Frame 1 (no input): blank canvas, image omitted
Frame 60 (no input): blank canvas, image omitted
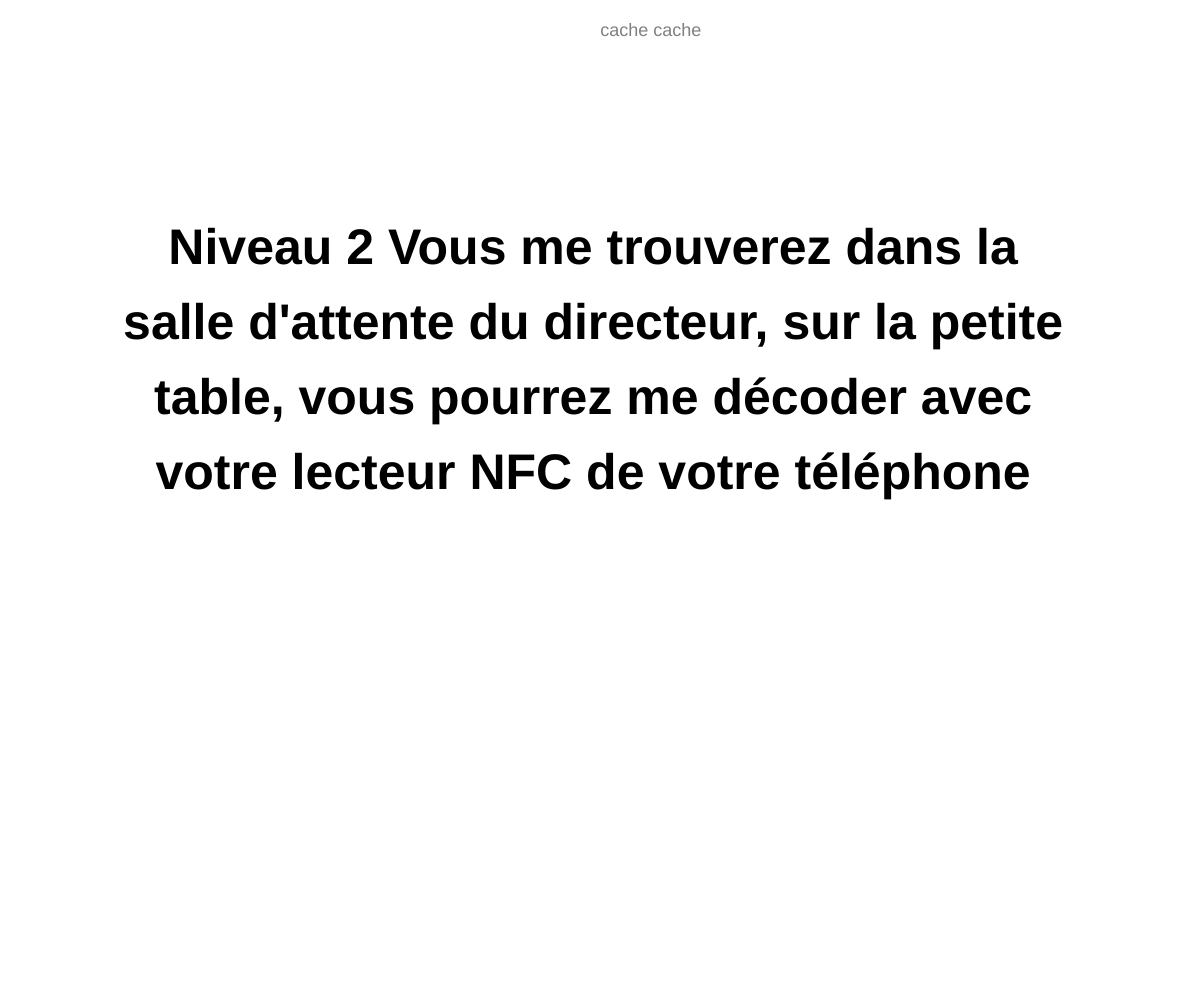
Frame 120 (the mouse pressed at the canvas centre since frame 60)

The p5.js sketch whose frames 1 and 60 were blank and that drew this single picture after the mouse press (run headless with seeded random() and noise() and a simulated clock; from frame 60 on, the mouse is pressed at the canvas centre):

// p5.js sketch
// ── sketch.js
// Tableau contenant les énigmes
var enigmes = [
  "RDC, Vous me trouverez à l'accueil, posé sur le bureau, décodez moi avec votre lecteur NFC",
  "Niveau 1, Vous me trouverez en salle 108, à côté de la fenêtre de droite, vous pourrez me décoder avec votre lecteur NFC",
  "Niveau 2 Vous me trouverez dans la salle d'attente du directeur, sur la petite table, vous pourrez me décoder avec votre lecteur NFC de votre téléphone",
  "Niveau 1 Vous me trouverez dans les toilettes à côté de la salle Info, derrière le rouleau, vous pourrez me décoder avec votre lecteur NFC de votre téléphone",
  // Ajoutez ici vos autres énigmes...
];

// Fonction pour afficher une énigme sur plusieurs lignes adaptées à l'écran du smartphone
function afficherEnigme(enigme) {
  // Efface le contenu du canvas
  background(255);
  // Définir la taille maximale de la police en fonction de la largeur de l'écran
  var maxSize = min(width, height) / 20;
  textSize(maxSize);
  fill(0); // Couleur noire pour les énigmes
  textStyle(BOLD);
  textAlign(CENTER, CENTER);

  // Diviser l'énigme en mots
  var mots = enigme.split(' ');
  var ligne = '';
  var y = height / 4;
  
  // Boucle à travers chaque mot
  for (var i = 0; i < mots.length; i++) {
    var mot = mots[i];
    var largeurMot = textWidth(mot + ' ');

    // Vérifier si le mot dépasse la largeur de l'écran
    if (textWidth(ligne + mot + ' ') < width * 0.8) {
      ligne += mot + ' ';
    } else {
      // Afficher la ligne actuelle et passer à la suivante
      text(ligne, width / 2, y);
      y += maxSize * 1.5; // Espacement entre les lignes
      ligne = mot + ' ';
    }
  }
  // Afficher la dernière ligne
  text(ligne, width / 2, y);

  // Lire l'énigme à haute voix
  synthetiserVoix(enigme);
}

// Fonction pour synthétiser la voix
function synthetiserVoix(texte) {
  // Vérifier si l'API Web Speech est prise en charge par le navigateur
  if ('speechSynthesis' in window) {
    // Créer un nouvel objet SpeechSynthesisUtterance
    var synthese = new SpeechSynthesisUtterance();
    // Définir le texte à synthétiser
    synthese.text = texte;
    // Définir la langue française
    synthese.lang = 'fr-FR';
    // Parler le texte
    speechSynthesis.speak(synthese);
  } else {
    // Afficher un message d'erreur si l'API n'est pas prise en charge
    console.error('L\'API Web Speech n\'est pas prise en charge par votre navigateur.');
  }
}

function setup() {
  createCanvas(windowWidth, windowHeight);
}

function draw() {
  if (random() < 0.01) { // Ajustez la fréquence d'apparition selon vos préférences
    fill(128); // Couleur gris pour "cache cache"
    textSize(18);
    textStyle(NORMAL);
    textAlign(CENTER, CENTER);
    text("cache cache", random(width), random(height));
  }
}

// Fonction qui s'exécute quand la souris est cliquée
function mousePressed() {
  // Sélectionne une énigme au hasard
  var enigmeActuelle = random(enigmes);
  // Affiche l'énigme
  afficherEnigme(enigmeActuelle);
}
